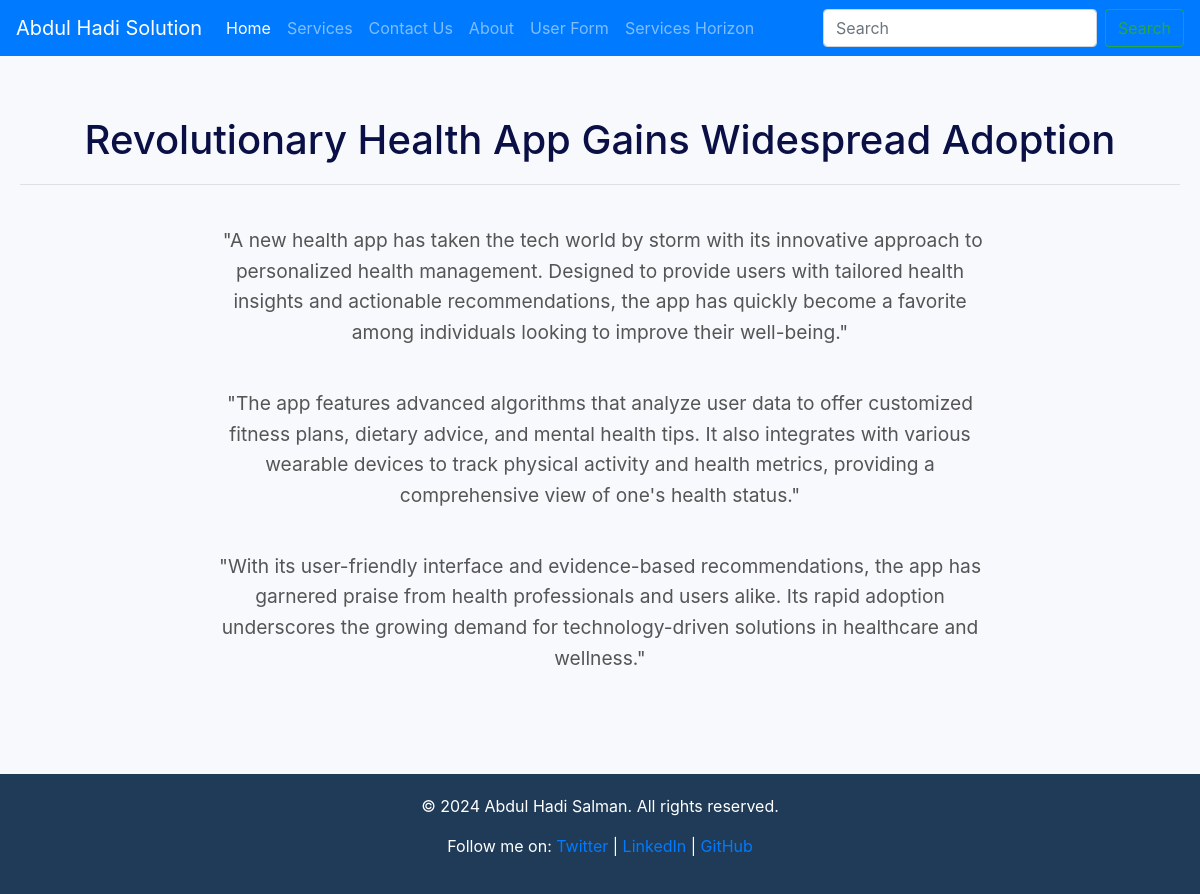
The app's page /newsdetails/revolutionary-health-app-gains-widespread-adoption with its own data.
### news_app/models.py (models this page shows)
class News(models.Model):
    news_title = models.CharField(max_length=100)
    news_description = HTMLField()
    news_slug = AutoSlugField(populate_from='news_title', unique=True, null=True, default=None)

### wscubetech/views.py (the view)
# urls.py: path('newsdetails/<slug>', views.newsDetail, name='newsDetail'),
@csrf_exempt
def newsDetail(request, slug):   # news_id is removed by news_slug
    try:
        newsDetail = News.objects.get(news_slug = slug)  #
    except News.DoesNotExist:
        return HttpResponse('News item not found', status=404)
    return render(request, "newsdetails.html", {'newsDetail': newsDetail})

### templates/newsdetails.html (shortened to what this page needs)
{% load static %}
<!DOCTYPE html>
<html lang="en">
<head>
    <link rel="stylesheet" href="{% static 'css/main.css' %}">
    <link rel="stylesheet" href="https://cdn.jsdelivr.net/npm/bootstrap@4.0.0/dist/css/bootstrap.min.css">
</head>
<body>
    {% include 'nav_bar.html' %}
    <section class="about-section">
        <h1>{{ newsDetail.news_title }}</h1> <hr>
        <p>{{ newsDetail.news_description | safe  }}</p>
    </section>
    {% include 'footer.html' %}
</body>
</html>

### static/css/main.css (style rules this page uses)
body { font-family: Arial, sans-serif; margin: 0; padding: 0; background-color: #f0f4f8; }
.about-section, .services-section, .contact-section { padding: 50px 20px; text-align: center; }
.about-section p, .services-section ul { font-size: 1.2em; line-height: 1.6; }
.about-section { padding: 60px 20px; background-color: #f7f9fc; text-align: center; }
.about-section h1 { font-size: 2.5em; color: #0A1045; margin-bottom: 20px; }
.about-section p { font-size: 1.2em; color: #555; margin-bottom: 40px; max-width: 800px; margin-left: auto; margin-right: auto; }

### records on screen
News: news_title "Revolutionary Health App Gains Widespread Adoption", news_description "\"A new health app has taken the tech world by storm with its innovative approach to personalized health management. Designed to provide users with tailored health insights and actionable recommendations, the app has quickly become a favorite among individuals looking to improve their well-being.\" \"The app features advanced algorithms that analyze user data to offer customized fitness plans, dietary advice, and mental health tips. It also integrates with various wearable devices to track physical activity and health metrics, providing a comprehensive view of one's health status.\" \"With its user-friendly interface and evidence-based recommendations, the app has garnered praise from health…"
